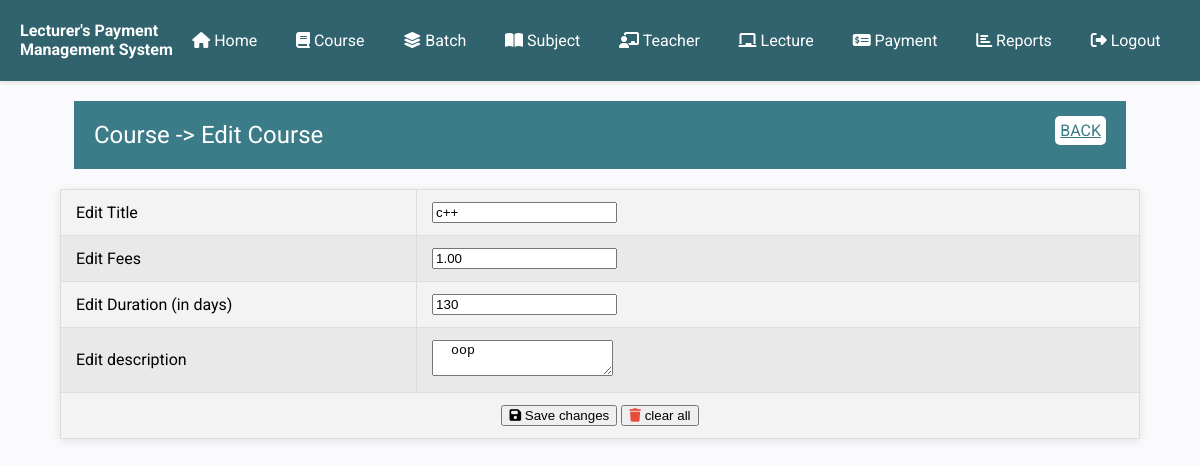
The app's page /edit_course.php?courseid=6 (signed in) with its own data.
### tables this page shows
CREATE TABLE IF NOT EXISTS `course` (
  `id` int(11) NOT NULL AUTO_INCREMENT,
  `title` varchar(255) NOT NULL,
  `fees` decimal(10,2) NOT NULL,
  `duration` varchar(50) DEFAULT NULL,
  `description` text,
  `isdeleted` int(1) NOT NULL DEFAULT '0',
  PRIMARY KEY (`id`)
);

### edit_course.php (the view, shortened to what this page needs)
<?php
require_once('inc/connection.php');
require_once('inc/header-part.php');
?>
</head>
<body>
<?php require_once('inc/menu.php');
    extract($_REQUEST);
    $sql = "select * from course where id=?";
    $cmd = $db->prepare($sql);
    $cmd->bindParam(1, $courseid);
    $cmd->execute();
    $teacher = $cmd->fetch();
    extract($teacher);
    ?>
    <div class="heading">
        <div>
            <span>Course -> Edit Course</span>
            <span><a href="course.php">BACK</a></span>
        </div>
    </div>
    <div class="container white-form">
        <form action="submit/update-course.php" method="post">
            <table id="input-table">
                <tr>
                    <td width='33%'>Edit Title</td>
                    <td>
                        <input type="text" name="title" id="title" class="input-box"
                        required value="<?= $title ?>" />
                    </td>
                </tr>
                <tr>
                    <td>Edit Fees</td>
                    <td>
                        <input type="number" name="fees" id="fees" class="input-box"
                        required value="<?= $fees ?>" />
                    </td>
                </tr>
                <tr>
                    <td>Edit Duration (in days)</td>
                    <td>
                        <input type="number" name="duration" id="duration" class="input-box" required value="<?= $duration ?>" />
                    </td>
                </tr>
                <tr>
                    <td>Edit description</td>
                    <td>
                        <textarea class="input-box" name="description" id="description"> <?= $description ?>
                        </textarea>
                    </td>
                </tr>
                <tr>
                    <td colspan="2" align="center">
                        <button type="submit" class="save">
                            <i class="fa fa-save"></i> Save changes
                        </button>
                        <button type="reset" class="clear">
                            <i class="fa fa-trash"></i> clear all
                        </button>
                    </td>
                </tr>
            </table>
        </form>
    </div>
</body>

### style.css (style rules this page uses)
body { font-family: 'Roboto', sans-serif; background-color: #fafafc; margin: 0; padding: 0; }
table { width: 90%; border-collapse: collapse; margin: 20px auto; box-shadow: 0 2px 10px rgba(0, 0, 0, 0.1); background-color: #fff; }
table th, table td { padding: 12px 15px; border: 1px solid #dddddd; }
table tbody tr:nth-child(odd) { background-color: #f3f3f3; }
table tbody tr:nth-child(even) { background-color: #e9e9e9; }
.container { width: 100%; max-width: 1200px; margin: 0 auto; }
.fa-trash { color: #e74c3c; }
.heading { width: 86%; margin: auto; background-color: #3c7c88; margin-bottom: 20px; margin-top: 20px; padding: 10px; color: white; }
.heading>div { display: flex; justify-content: space-between; }
.heading>div>span>a { background-color: white; padding: 5px; border-radius: 5px; color: #3c7c88; }
.heading>* { padding: 10px; }
.heading>div>span:first-child { font-size: 1.5rem; }

### records on screen
course: title "c++", fees "1.00", duration "130", description "oop"
